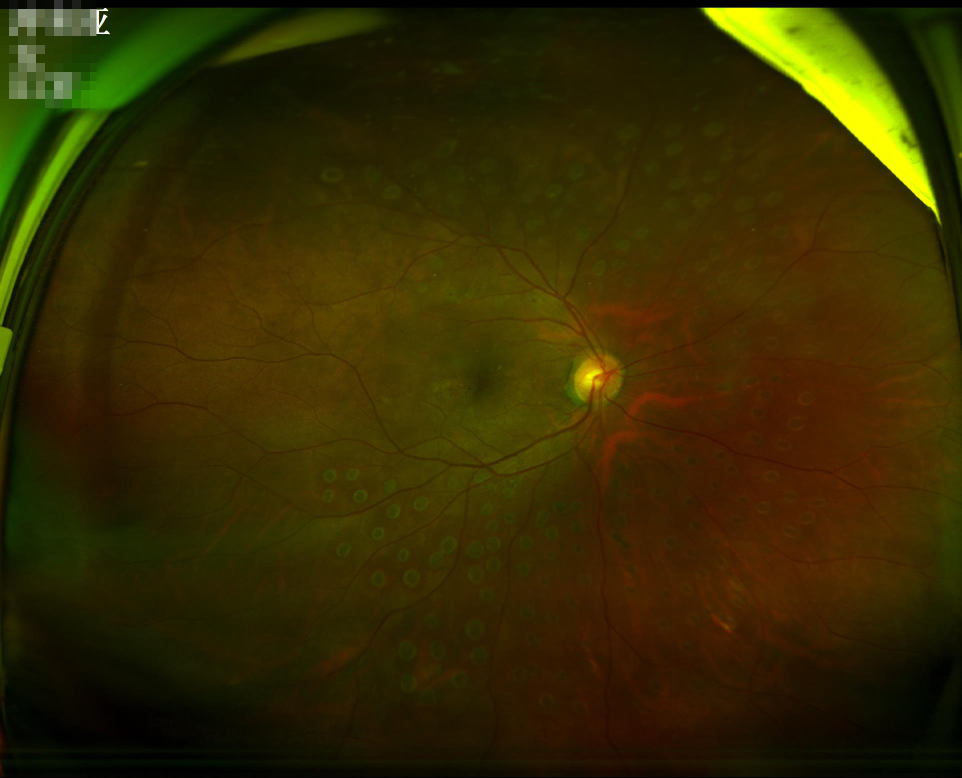
#> input picture sample_data/sample10/UWF-mosaic-101.jpg, 1924 x 1556 px (shown at 1/2 size)
$ python Fig3.py --input_dir sample_data/sample10 --mask_dir sample_data/sample10 --heatmap_dir sample_data/sample10 --output_dir out
#> lines starting #> are read from the running program, lines starting #| are printed output that depends on the picture; after the words box and inside, x2 and y2 are one past the last pixel; in counts of white or black regions, pixels touching at a corner belong together
#!/usr/bin/env python3
# -*- coding: utf-8 -*-

import argparse
from pathlib import Path
from typing import Optional, Tuple, List
import cv2
import numpy as np

IMG_EXTS = {".png", ".jpg", ".jpeg", ".bmp", ".tif", ".tiff"}


def list_images(folder: Path) -> List[Path]:
    fs = [p for p in folder.iterdir() if p.is_file() and p.suffix.lower() in IMG_EXTS]
    fs.sort()
    return fs


def imread_color(p: Path) -> np.ndarray:
    img = cv2.imread(str(p), cv2.IMREAD_COLOR)
#> img is the input picture: shape (1556, 1924, 3); mean B, G, R 1.6, 43, 52.6
    if img is None:
        raise FileNotFoundError(f"Cannot read: {p}")
    return img


def resize_to_wh(img: np.ndarray, wh: Tuple[int, int], interp: int) -> np.ndarray:
    w, h = wh
    return cv2.resize(img, (w, h), interpolation=interp)


def fit_to_max_side(img: np.ndarray, max_side: int) -> np.ndarray:
    h, w = img.shape[:2]
    m = max(h, w)
    if m <= max_side:
        return img
    s = max_side / float(m)
    nw, nh = int(round(w * s)), int(round(h * s))
    return cv2.resize(img, (nw, nh), interpolation=cv2.INTER_AREA)


def binarize_u8(gray_u8: np.ndarray, thr: int) -> np.ndarray:
    return (gray_u8 >= thr).astype(np.uint8)  # 0/1


def overlay_binary(base_bgr: np.ndarray, mask01: np.ndarray, color_bgr, alpha: float) -> np.ndarray:
    out = base_bgr.copy()
    m = mask01.astype(bool)
    if not m.any():
        return out
    color = np.zeros_like(out, dtype=np.uint8)
    color[:] = color_bgr
    out[m] = (out[m].astype(np.float32) * (1 - alpha) + color[m].astype(np.float32) * alpha).astype(np.uint8)
    return out


def find_by_stem(folder: Path, stem: str) -> Optional[Path]:
    # 가장 흔한 패턴 우선
    candidates = [
        folder / f"{stem}.png",
        folder / f"{stem}.jpg",
        folder / f"{stem}_mask.png",
        folder / f"{stem}_roi.png",
        folder / f"{stem}_heatmap.png",
        folder / f"{stem}_hm.png",
    ]
    for p in candidates:
        if p.exists():
            return p
    return None


def make_panel(A, B, C, D, cell_wh: Tuple[int, int]) -> np.ndarray:
    cw, ch = cell_wh

    def prep(x):
        interp = cv2.INTER_AREA if x.shape[1] > cw else cv2.INTER_LINEAR
        return resize_to_wh(x, (cw, ch), interp)

    top = np.concatenate([prep(A), prep(B)], axis=1)
    bot = np.concatenate([prep(C), prep(D)], axis=1)
    return np.concatenate([top, bot], axis=0)


def main():
    ap = argparse.ArgumentParser()
    ap.add_argument("--input_dir", required=True)
    ap.add_argument("--mask_dir", required=True)
    ap.add_argument("--heatmap_dir", required=True, help="heatmap PNG dir (combined or 2 separate PNGs)")
    ap.add_argument("--output_dir", required=True)

    # heatmap PNG가 combined(BGR 3ch)일 때: 어떤 채널이 disc/mac인지 지정
    # OpenCV는 BGR: 0=B, 1=G, 2=R
    ap.add_argument("--disc_ch", type=int, default=1, help="disc channel index in BGR heatmap PNG. default=1 (G)")
    ap.add_argument("--mac_ch", type=int, default=2, help="macula channel index in BGR heatmap PNG. default=2 (R)")

    ap.add_argument("--mask_thr", type=float, default=1, help="ROI binary threshold (u8). default>0")
    ap.add_argument("--hm_thr", type=int, default=128, help="heatmap binary threshold (u8). default=128")

    ap.add_argument("--alpha_mask", type=float, default=0.25)
    ap.add_argument("--alpha_disc", type=float, default=0.35)
    ap.add_argument("--alpha_mac", type=float, default=0.35)

    ap.add_argument("--max_side", type=int, default=1600)
    args = ap.parse_args()

    in_dir = Path(args.input_dir)
    mask_dir = Path(args.mask_dir)
    hm_dir = Path(args.heatmap_dir)
    out_dir = Path(args.output_dir)
    out_dir.mkdir(parents=True, exist_ok=True)

    imgs = list_images(in_dir)
    if not imgs:
        raise RuntimeError(f"No images in {in_dir}")

    for img_path in imgs:
        stem = img_path.stem

        # (A)
        A = imread_color(img_path)
        H, W = A.shape[:2]
#> H = 1556; W = 1924

        # (B) ROI image or ROI mask image
        b_path = find_by_stem(mask_dir, stem)
        if b_path is None:
            print(f"[SKIP] (B) not found for {img_path.name}")
            continue
        B_raw = imread_color(b_path)

        # overlay용 ROI binary 마스크
        B_gray = cv2.cvtColor(B_raw, cv2.COLOR_BGR2GRAY)
        B_gray = resize_to_wh(B_gray, (W, H), cv2.INTER_NEAREST)
        roi_bin = binarize_u8(B_gray, args.mask_thr)
#> in binarize_u8, `return (gray_u8 >= thr).astype(np.uint8)`:
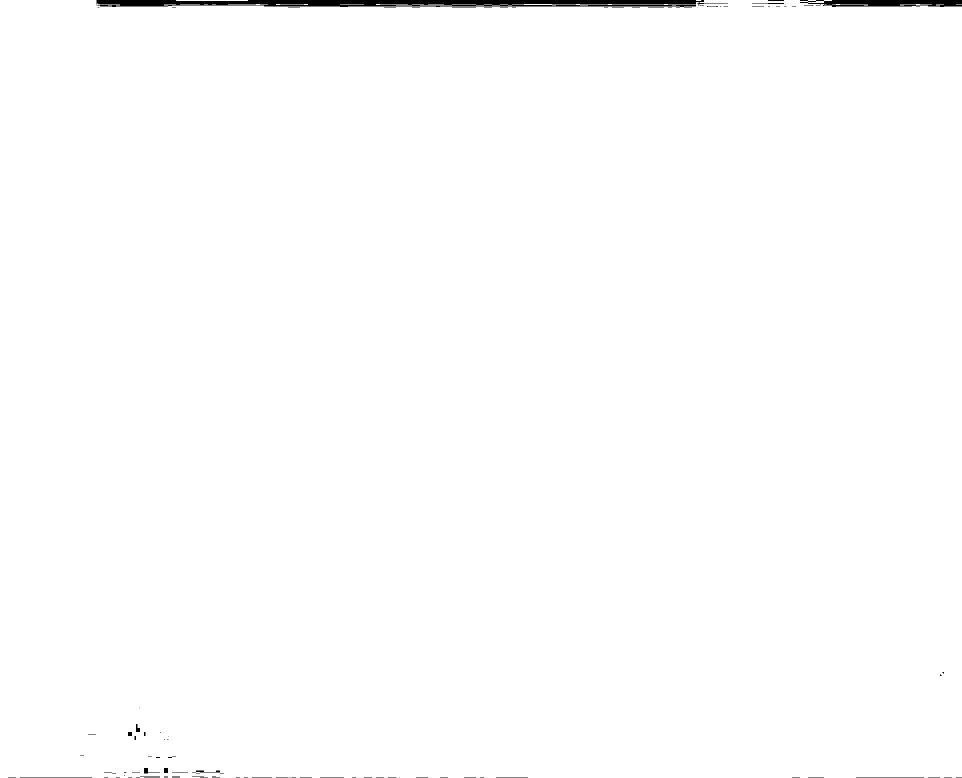
#> returned value: shape (1556, 1924) (shown at 1/2 size); values 0 (black) and 1 (white), 99.3% white; 95 black regions (65 under 20 px), largest, box (x1, y1, x2, y2) and area: (193, 0, 1408, 15) 14061, (1600, 0, 1924, 14) 3473, (40, 1555, 184, 1556) 144

        # (C) heatmap PNG (combined)
        c_path = find_by_stem(hm_dir, stem)
        if c_path is None:
            print(f"[SKIP] (C) heatmap png not found for {img_path.name}")
            continue
        C_vis = imread_color(c_path)
        C_vis = resize_to_wh(C_vis, (W, H), cv2.INTER_LINEAR)

        # channel split -> binary
        disc_u8 = C_vis[:, :, args.disc_ch]
        mac_u8  = C_vis[:, :, args.mac_ch]
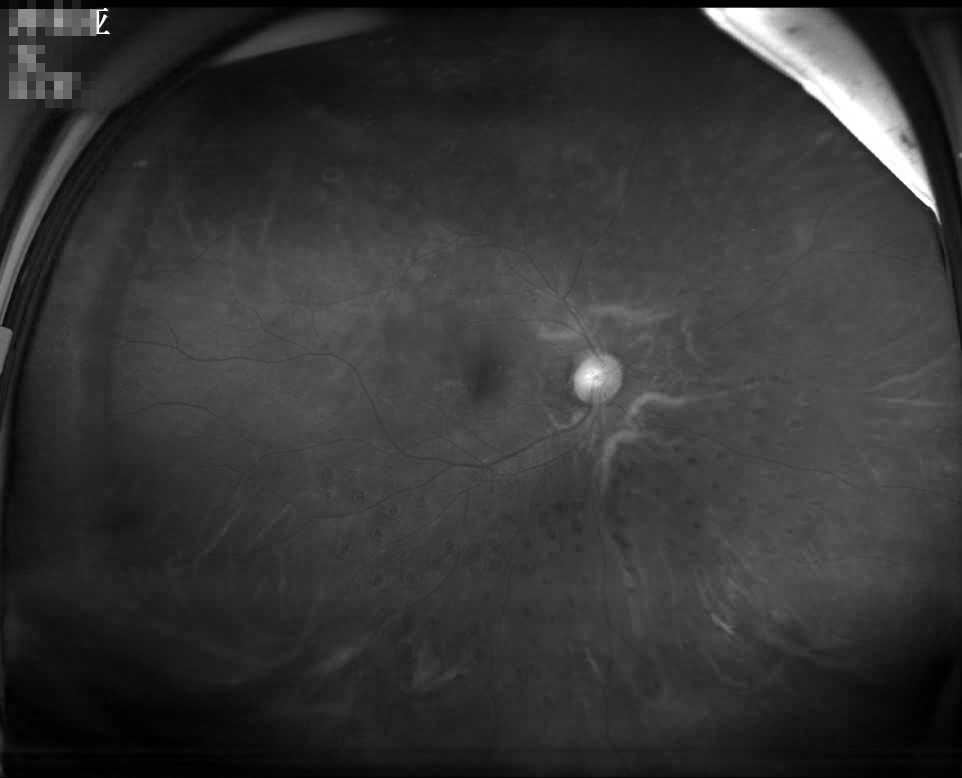
#> mac_u8: shape (1556, 1924) (shown at 1/2 size); min 0, max 255, mean 52.6
        disc_bin = binarize_u8(disc_u8, args.hm_thr)
#> in binarize_u8 (call 2), `return (gray_u8 >= thr).astype(np.uint8)`: returned value: shape (1556, 1924); values 0 (black) and 1 (white), 2.9% white; 22 white regions (8 under 20 px), largest, box (x1, y1, x2, y2) and area: (1403, 15, 1881, 448) 58482, (0, 232, 183, 625) 10369, (108, 144, 259, 218) 6887
        mac_bin  = binarize_u8(mac_u8,  args.hm_thr)
#> in binarize_u8 (call 3), `return (gray_u8 >= thr).astype(np.uint8)`: returned value: shape (1556, 1924); values 0 (black) and 1 (white), 2.1% white; 40 white regions (27 under 20 px), largest, box (x1, y1, x2, y2) and area: (1405, 15, 1880, 445) 51674, (1148, 708, 1241, 798) 5986, (36, 18, 72, 54) 1296

        # (D) overlay on original
        D = A.copy()
        D = overlay_binary(D, roi_bin, (255, 255, 255), args.alpha_mask)  # ROI white
        D = overlay_binary(D, disc_bin, (0, 255, 0), args.alpha_disc)     # disc green
        D = overlay_binary(D, mac_bin,  (0, 0, 255), args.alpha_mac)      # mac red
#> call 3 of overlay_binary, with color_bgr = (0, 0, 255), alpha = 0.35
#> in overlay_binary (call 3), `out[m] = (out[m].astype(np.float32) * (1 - alpha) + color[m].astype(np..`:
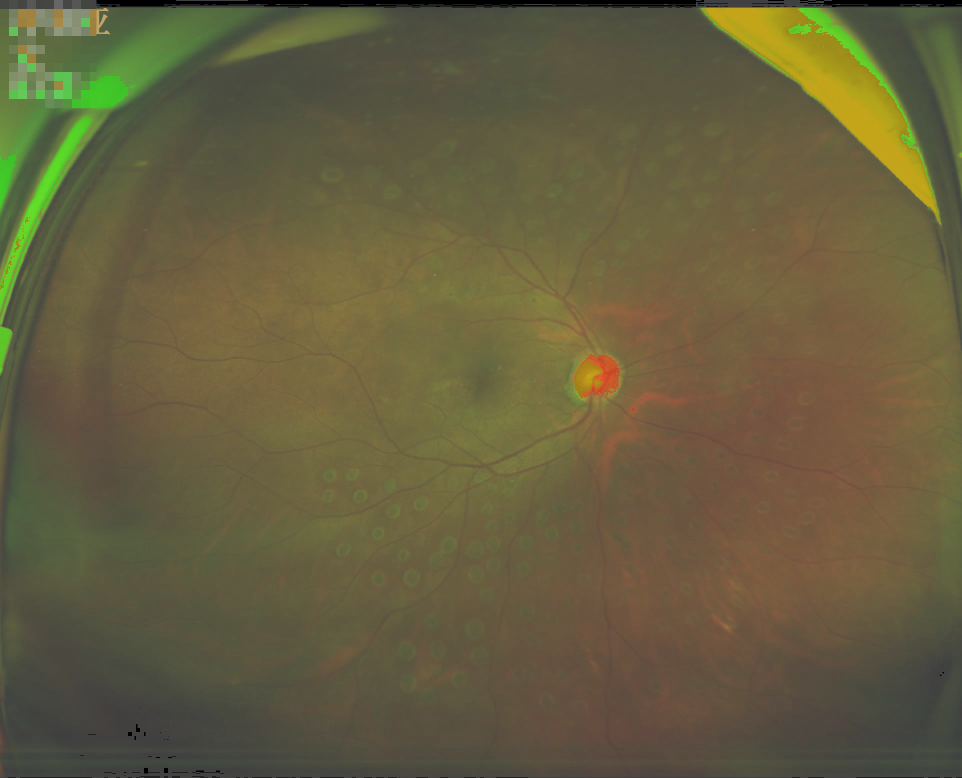
#> out: shape (1556, 1924, 3) (shown at 1/2 size); mean B, G, R 62.9, 93.9, 101.3

        # panel compose
        A_s = fit_to_max_side(A, args.max_side)
        B_s = fit_to_max_side(B_raw, args.max_side)
        C_s = fit_to_max_side(C_vis, args.max_side)
        D_s = fit_to_max_side(D, args.max_side)

        cell_h = min(A_s.shape[0], B_s.shape[0], C_s.shape[0], D_s.shape[0])
#> cell_h = 1294
        cell_w = min(A_s.shape[1], B_s.shape[1], C_s.shape[1], D_s.shape[1])
#> cell_w = 1600

        panel = make_panel(A_s, B_s, C_s, D_s, cell_wh=(cell_w, cell_h))
#> in make_panel, `top = np.concatenate([prep(A), prep(B)], axis=1)`:
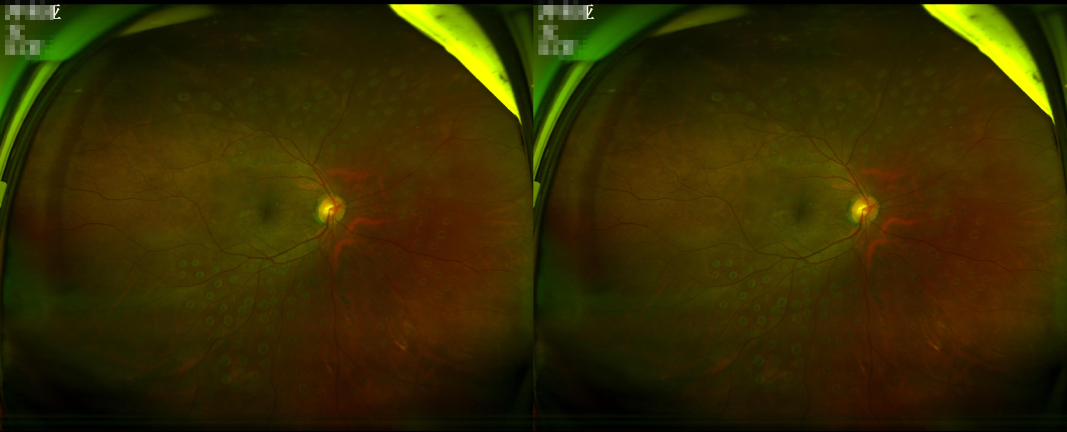
#> top: shape (1294, 3200, 3) (shown at 1/3 size); mean B, G, R 1.6, 43, 52.6
#> in make_panel, `bot = np.concatenate([prep(C), prep(D)], axis=1)`:
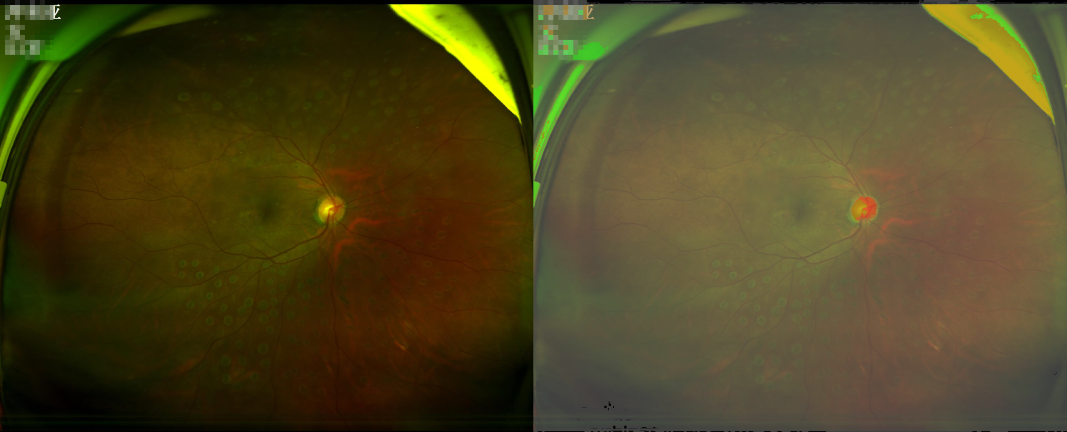
#> bot: shape (1294, 3200, 3) (shown at 1/3 size); mean B, G, R 32.2, 68.5, 76.9
#> in make_panel, `return np.concatenate([top, bot], axis=0)`:
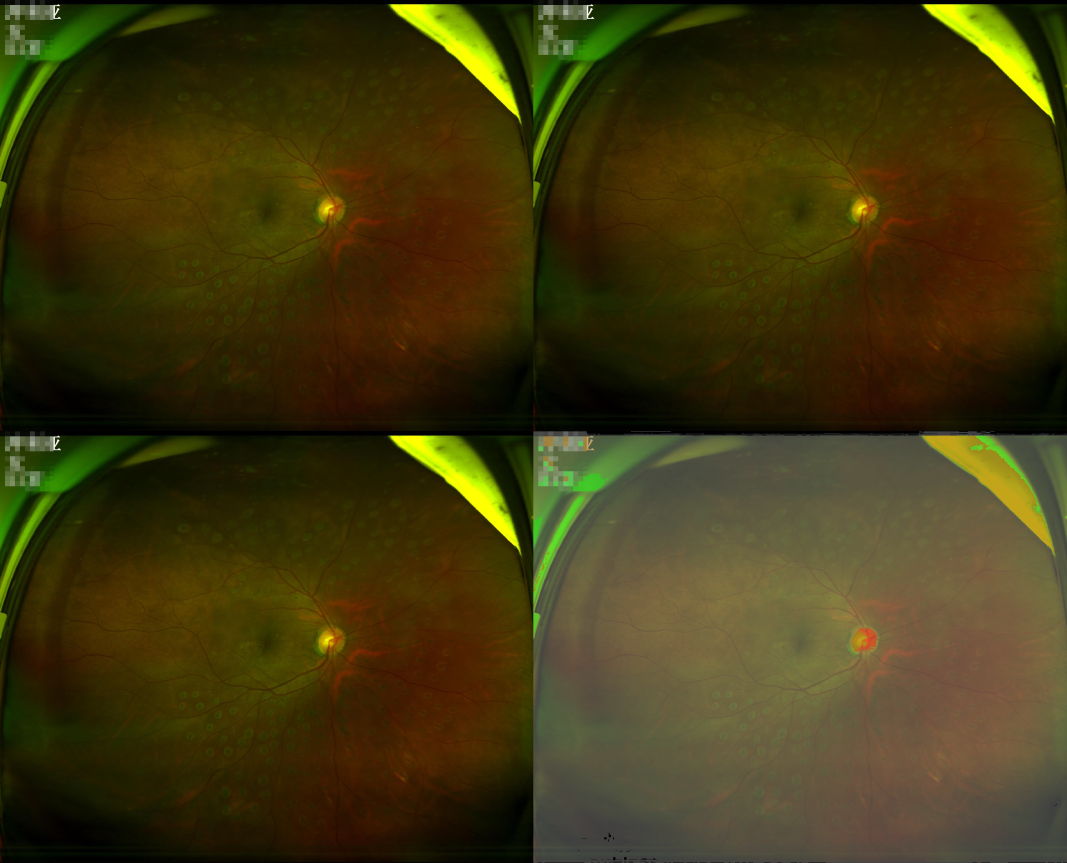
#> returned value: shape (2588, 3200, 3) (shown at 1/3 size); mean of channels 0, 1, 2 16.9, 55.7, 64.8; drawn as B, G, R

        out_path = out_dir / f"{stem}_fig3.png"
        cv2.imwrite(str(out_path), panel)
        print(f"[SAVE] {out_path}")
#> pass 2 of the loop in main, `for img_path in imgs:`:
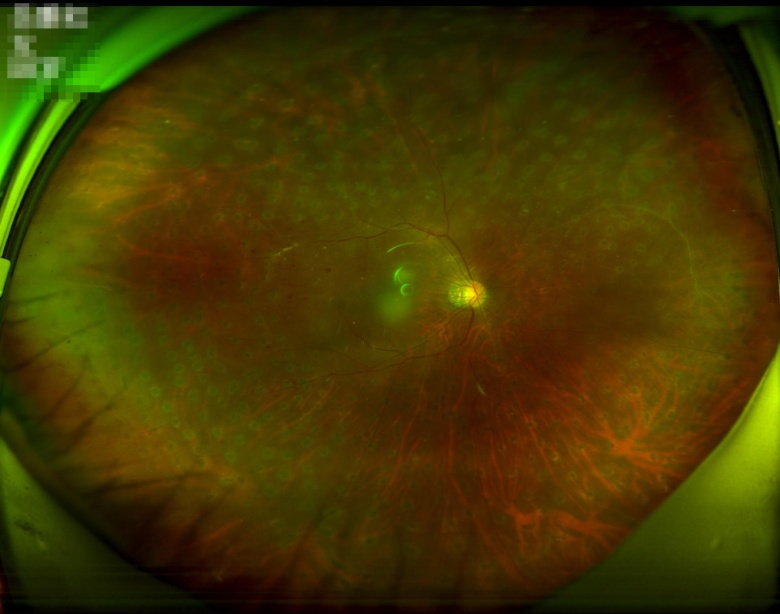
#> input picture sample_data/sample10/UWF-mosaic-108.jpg, 780 x 614 px
#> in imread_color, img is the input picture: shape (614, 780, 3); mean B, G, R 1.9, 56, 67.4
#> B_gray: shape (614, 780)
#> in binarize_u8 (call 4), `return (gray_u8 >= thr).astype(np.uint8)`:
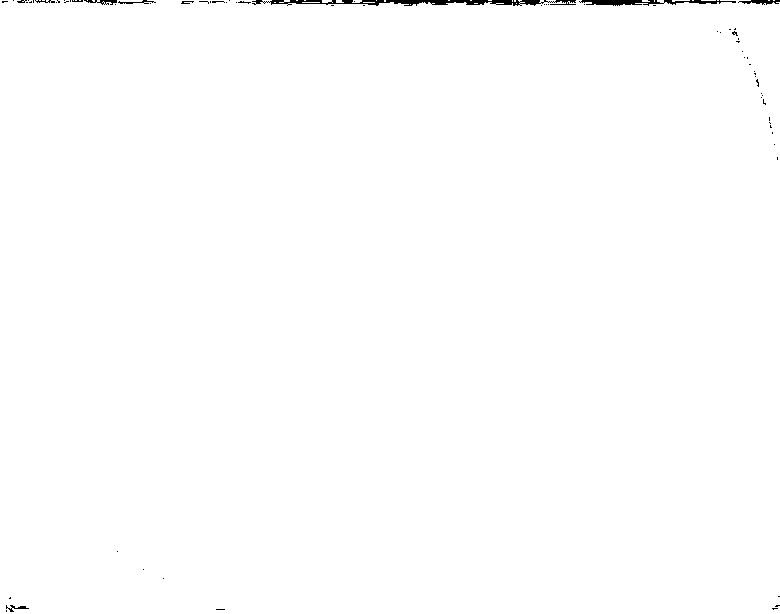
#> returned value: shape (614, 780); values 0 (black) and 1 (white), 99.5% white; 73 black regions (65 under 20 px), largest, box (x1, y1, x2, y2) and area: (252, 0, 576, 6) 1055, (579, 0, 736, 6) 491, (738, 0, 780, 5) 122
#> disc_u8: shape (614, 780)
#> mac_u8: shape (614, 780)
#> out: shape (614, 780, 3)
#> top: shape (614, 1560, 3)
#> bot: shape (614, 1560, 3)
#> in make_panel (call 2), `return np.concatenate([top, bot], axis=0)`:
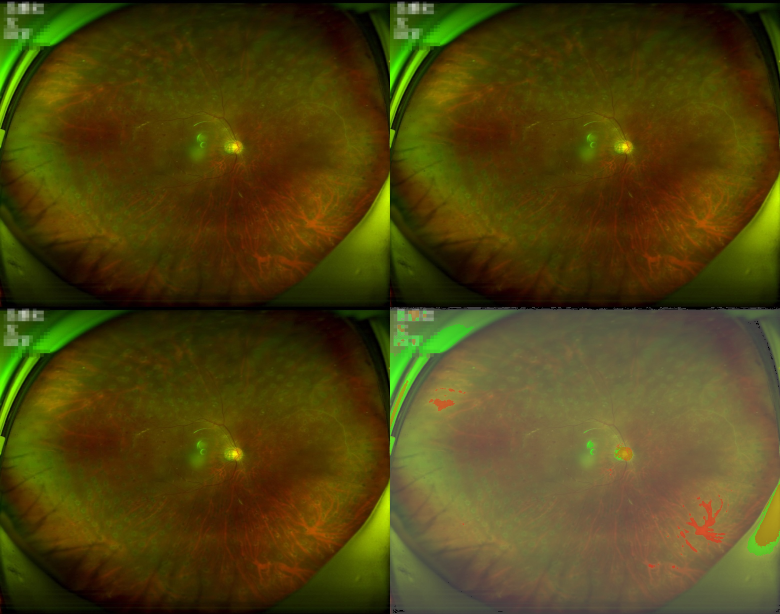
#> returned value: shape (1228, 1560, 3) (shown at 1/2 size); mean of channels 0, 1, 2 17.2, 68.2, 78.7; drawn as B, G, R

    print("[DONE]")


if __name__ == "__main__":
    main()
